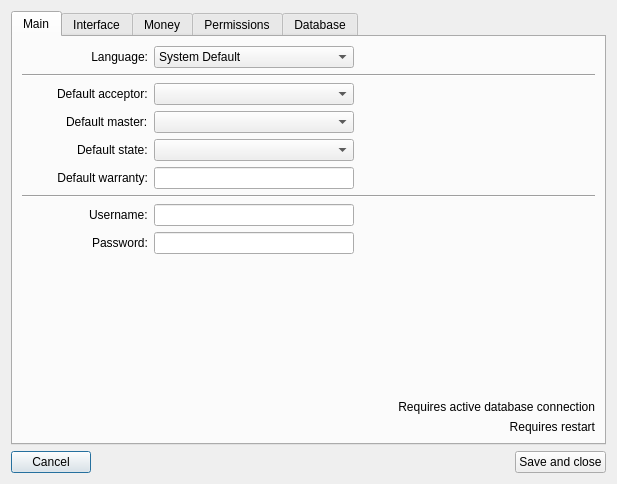
<?xml version="1.0" encoding="UTF-8"?>
<ui version="4.0">
 <class>Settings</class>
 <widget class="QDialog" name="Settings">
  <property name="geometry">
   <rect>
    <x>0</x>
    <y>0</y>
    <width>617</width>
    <height>484</height>
   </rect>
  </property>
  <property name="windowTitle">
   <string>Settings</string>
  </property>
  <property name="windowIcon">
   <iconset resource="Icons.qrc">
    <normaloff>:/icons/icons/database_connect.png</normaloff>:/icons/icons/database_connect.png</iconset>
  </property>
  <layout class="QGridLayout" name="gridLayout_3">
   <item row="0" column="0">
    <widget class="QTabWidget" name="tw">
     <property name="minimumSize">
      <size>
       <width>300</width>
       <height>0</height>
      </size>
     </property>
     <property name="maximumSize">
      <size>
       <width>600</width>
       <height>16777215</height>
      </size>
     </property>
     <property name="currentIndex">
      <number>0</number>
     </property>
     <property name="elideMode">
      <enum>Qt::ElideNone</enum>
     </property>
     <widget class="QWidget" name="main">
      <attribute name="title">
       <string>Main</string>
      </attribute>
      <layout class="QGridLayout" name="gridLayout">
       <item row="3" column="0" alignment="Qt::AlignRight">
        <widget class="QLabel" name="label_25">
         <property name="text">
          <string>Default master:</string>
         </property>
        </widget>
       </item>
       <item row="10" column="0" colspan="3">
        <widget class="QLabel" name="label_26">
         <property name="text">
          <string>Requires active database connection</string>
         </property>
         <property name="alignment">
          <set>Qt::AlignRight|Qt::AlignTrailing|Qt::AlignVCenter</set>
         </property>
        </widget>
       </item>
       <item row="6" column="0" colspan="3">
        <widget class="Line" name="line_2">
         <property name="orientation">
          <enum>Qt::Horizontal</enum>
         </property>
        </widget>
       </item>
       <item row="7" column="0" alignment="Qt::AlignRight">
        <widget class="QLabel" name="label_28">
         <property name="text">
          <string>Username:</string>
         </property>
        </widget>
       </item>
       <item row="7" column="1">
        <widget class="QLineEdit" name="eUsername">
         <property name="maximumSize">
          <size>
           <width>200</width>
           <height>16777215</height>
          </size>
         </property>
        </widget>
       </item>
       <item row="4" column="0" alignment="Qt::AlignRight">
        <widget class="QLabel" name="label_27">
         <property name="text">
          <string>Default state:</string>
         </property>
        </widget>
       </item>
       <item row="8" column="0" alignment="Qt::AlignRight">
        <widget class="QLabel" name="label_29">
         <property name="text">
          <string>Password:</string>
         </property>
        </widget>
       </item>
       <item row="2" column="0" alignment="Qt::AlignRight">
        <widget class="QLabel" name="label_24">
         <property name="text">
          <string>Default acceptor:</string>
         </property>
        </widget>
       </item>
       <item row="2" column="1">
        <widget class="QComboBox" name="eDefAcceptor">
         <property name="maximumSize">
          <size>
           <width>200</width>
           <height>16777215</height>
          </size>
         </property>
        </widget>
       </item>
       <item row="3" column="2">
        <spacer name="horizontalSpacer_5">
         <property name="orientation">
          <enum>Qt::Horizontal</enum>
         </property>
         <property name="sizeHint" stdset="0">
          <size>
           <width>40</width>
           <height>20</height>
          </size>
         </property>
        </spacer>
       </item>
       <item row="0" column="0">
        <widget class="QLabel" name="label_6">
         <property name="sizePolicy">
          <sizepolicy hsizetype="Expanding" vsizetype="Preferred">
           <horstretch>0</horstretch>
           <verstretch>0</verstretch>
          </sizepolicy>
         </property>
         <property name="text">
          <string>Language:</string>
         </property>
         <property name="alignment">
          <set>Qt::AlignRight|Qt::AlignTrailing|Qt::AlignVCenter</set>
         </property>
        </widget>
       </item>
       <item row="3" column="1">
        <widget class="QComboBox" name="eDefMaster">
         <property name="maximumSize">
          <size>
           <width>200</width>
           <height>16777215</height>
          </size>
         </property>
        </widget>
       </item>
       <item row="11" column="0" colspan="3">
        <widget class="QLabel" name="label_22">
         <property name="text">
          <string>Requires restart</string>
         </property>
         <property name="alignment">
          <set>Qt::AlignRight|Qt::AlignTrailing|Qt::AlignVCenter</set>
         </property>
        </widget>
       </item>
       <item row="1" column="0" colspan="3">
        <widget class="Line" name="line">
         <property name="orientation">
          <enum>Qt::Horizontal</enum>
         </property>
        </widget>
       </item>
       <item row="4" column="1">
        <widget class="QComboBox" name="eDefState">
         <property name="maximumSize">
          <size>
           <width>200</width>
           <height>16777215</height>
          </size>
         </property>
        </widget>
       </item>
       <item row="8" column="1">
        <widget class="QLineEdit" name="ePassword">
         <property name="maximumSize">
          <size>
           <width>200</width>
           <height>16777215</height>
          </size>
         </property>
         <property name="frame">
          <bool>true</bool>
         </property>
         <property name="echoMode">
          <enum>QLineEdit::Password</enum>
         </property>
        </widget>
       </item>
       <item row="9" column="1">
        <spacer name="verticalSpacer_2">
         <property name="orientation">
          <enum>Qt::Vertical</enum>
         </property>
         <property name="sizeHint" stdset="0">
          <size>
           <width>310</width>
           <height>2000</height>
          </size>
         </property>
        </spacer>
       </item>
       <item row="0" column="1">
        <widget class="QComboBox" name="language">
         <property name="sizePolicy">
          <sizepolicy hsizetype="Expanding" vsizetype="Fixed">
           <horstretch>0</horstretch>
           <verstretch>0</verstretch>
          </sizepolicy>
         </property>
         <property name="maximumSize">
          <size>
           <width>200</width>
           <height>16777215</height>
          </size>
         </property>
         <item>
          <property name="text">
           <string>System Default</string>
          </property>
         </item>
         <item>
          <property name="text">
           <string>English</string>
          </property>
         </item>
         <item>
          <property name="text">
           <string>Русский</string>
          </property>
         </item>
         <item>
          <property name="text">
           <string>Dutch</string>
          </property>
         </item>
        </widget>
       </item>
       <item row="5" column="0">
        <widget class="QLabel" name="label_40">
         <property name="text">
          <string>Default warranty:</string>
         </property>
         <property name="alignment">
          <set>Qt::AlignRight|Qt::AlignTrailing|Qt::AlignVCenter</set>
         </property>
        </widget>
       </item>
       <item row="5" column="1">
        <widget class="QLineEdit" name="eWarranty">
         <property name="maximumSize">
          <size>
           <width>200</width>
           <height>16777215</height>
          </size>
         </property>
        </widget>
       </item>
      </layout>
     </widget>
     <widget class="QWidget" name="mainwindow">
      <attribute name="title">
       <string>Interface</string>
      </attribute>
      <layout class="QVBoxLayout" name="verticalLayout_2">
       <item>
        <widget class="QGroupBox" name="groupBox">
         <property name="title">
          <string>Orders table</string>
         </property>
         <property name="checkable">
          <bool>false</bool>
         </property>
         <layout class="QGridLayout" name="gridLayout_2">
          <item row="6" column="1" alignment="Qt::AlignHCenter">
           <widget class="QCheckBox" name="cbDefect">
            <property name="text">
             <string/>
            </property>
           </widget>
          </item>
          <item row="2" column="4" alignment="Qt::AlignRight">
           <widget class="QLabel" name="label_38">
            <property name="text">
             <string>Affects all filters?</string>
            </property>
           </widget>
          </item>
          <item row="7" column="2">
           <widget class="QLineEdit" name="wAcceptor">
            <property name="maximumSize">
             <size>
              <width>40</width>
              <height>16777215</height>
             </size>
            </property>
            <property name="text">
             <string>100</string>
            </property>
           </widget>
          </item>
          <item row="7" column="1" alignment="Qt::AlignHCenter">
           <widget class="QCheckBox" name="cbAcceptor">
            <property name="text">
             <string/>
            </property>
           </widget>
          </item>
          <item row="0" column="1">
           <widget class="QLabel" name="label_17">
            <property name="text">
             <string>Visible?</string>
            </property>
           </widget>
          </item>
          <item row="4" column="1" alignment="Qt::AlignHCenter">
           <widget class="QCheckBox" name="cbType">
            <property name="text">
             <string/>
            </property>
            <property name="checked">
             <bool>true</bool>
            </property>
            <property name="tristate">
             <bool>false</bool>
            </property>
           </widget>
          </item>
          <item row="6" column="0" alignment="Qt::AlignRight">
           <widget class="QLabel" name="label_16">
            <property name="text">
             <string>Defect:</string>
            </property>
           </widget>
          </item>
          <item row="3" column="2">
           <widget class="QLineEdit" name="wCustomer">
            <property name="maximumSize">
             <size>
              <width>40</width>
              <height>16777215</height>
             </size>
            </property>
            <property name="text">
             <string>120</string>
            </property>
           </widget>
          </item>
          <item row="1" column="2">
           <widget class="QLineEdit" name="wDate">
            <property name="maximumSize">
             <size>
              <width>40</width>
              <height>16777215</height>
             </size>
            </property>
            <property name="text">
             <string>100</string>
            </property>
           </widget>
          </item>
          <item row="3" column="1" alignment="Qt::AlignHCenter">
           <widget class="QCheckBox" name="cbCustomer">
            <property name="text">
             <string/>
            </property>
           </widget>
          </item>
          <item row="8" column="0" alignment="Qt::AlignRight">
           <widget class="QLabel" name="label_14">
            <property name="text">
             <string>Master:</string>
            </property>
           </widget>
          </item>
          <item row="5" column="2">
           <widget class="QLineEdit" name="wProduct">
            <property name="maximumSize">
             <size>
              <width>40</width>
              <height>16777215</height>
             </size>
            </property>
            <property name="text">
             <string>120</string>
            </property>
           </widget>
          </item>
          <item row="1" column="6">
           <spacer name="horizontalSpacer_4">
            <property name="orientation">
             <enum>Qt::Horizontal</enum>
            </property>
            <property name="sizeHint" stdset="0">
             <size>
              <width>40</width>
              <height>20</height>
             </size>
            </property>
           </spacer>
          </item>
          <item row="9" column="2">
           <widget class="QLineEdit" name="wNotified">
            <property name="maximumSize">
             <size>
              <width>40</width>
              <height>16777215</height>
             </size>
            </property>
            <property name="text">
             <string>50</string>
            </property>
           </widget>
          </item>
          <item row="4" column="0" alignment="Qt::AlignRight">
           <widget class="QLabel" name="label_12">
            <property name="text">
             <string>Type:</string>
            </property>
           </widget>
          </item>
          <item row="4" column="2">
           <widget class="QLineEdit" name="wType">
            <property name="maximumSize">
             <size>
              <width>40</width>
              <height>16777215</height>
             </size>
            </property>
            <property name="text">
             <string>100</string>
            </property>
           </widget>
          </item>
          <item row="1" column="1" alignment="Qt::AlignHCenter">
           <widget class="QCheckBox" name="cbDate">
            <property name="text">
             <string/>
            </property>
            <property name="checked">
             <bool>true</bool>
            </property>
           </widget>
          </item>
          <item row="2" column="2">
           <widget class="QLineEdit" name="wState">
            <property name="maximumSize">
             <size>
              <width>40</width>
              <height>16777215</height>
             </size>
            </property>
            <property name="text">
             <string>210</string>
            </property>
           </widget>
          </item>
          <item row="6" column="2">
           <widget class="QLineEdit" name="wDefect">
            <property name="maximumSize">
             <size>
              <width>40</width>
              <height>16777215</height>
             </size>
            </property>
            <property name="text">
             <string>200</string>
            </property>
           </widget>
          </item>
          <item row="5" column="0" alignment="Qt::AlignRight">
           <widget class="QLabel" name="label_13">
            <property name="text">
             <string>Product:</string>
            </property>
           </widget>
          </item>
          <item row="10" column="2">
           <spacer name="verticalSpacer_4">
            <property name="orientation">
             <enum>Qt::Vertical</enum>
            </property>
            <property name="sizeHint" stdset="0">
             <size>
              <width>20</width>
              <height>40</height>
             </size>
            </property>
           </spacer>
          </item>
          <item row="0" column="3" rowspan="12">
           <widget class="Line" name="line_4">
            <property name="orientation">
             <enum>Qt::Vertical</enum>
            </property>
           </widget>
          </item>
          <item row="8" column="2">
           <widget class="QLineEdit" name="wMaster">
            <property name="maximumSize">
             <size>
              <width>40</width>
              <height>16777215</height>
             </size>
            </property>
            <property name="text">
             <string>100</string>
            </property>
           </widget>
          </item>
          <item row="2" column="5">
           <widget class="QCheckBox" name="cbAffectFilters">
            <property name="text">
             <string/>
            </property>
           </widget>
          </item>
          <item row="1" column="5">
           <widget class="QLineEdit" name="eLimitOrders">
            <property name="minimumSize">
             <size>
              <width>50</width>
              <height>0</height>
             </size>
            </property>
            <property name="maximumSize">
             <size>
              <width>120</width>
              <height>16777215</height>
             </size>
            </property>
            <property name="text">
             <string>0</string>
            </property>
           </widget>
          </item>
          <item row="0" column="2">
           <widget class="QLabel" name="label_18">
            <property name="text">
             <string>Width:</string>
            </property>
           </widget>
          </item>
          <item row="9" column="0" alignment="Qt::AlignRight">
           <widget class="QLabel" name="label_19">
            <property name="text">
             <string>Notified:</string>
            </property>
           </widget>
          </item>
          <item row="7" column="0" alignment="Qt::AlignRight">
           <widget class="QLabel" name="label_15">
            <property name="text">
             <string>Acceptor:</string>
            </property>
           </widget>
          </item>
          <item row="9" column="1" alignment="Qt::AlignHCenter">
           <widget class="QCheckBox" name="cbNotified">
            <property name="text">
             <string/>
            </property>
            <property name="checked">
             <bool>true</bool>
            </property>
           </widget>
          </item>
          <item row="3" column="0" alignment="Qt::AlignRight">
           <widget class="QLabel" name="label_11">
            <property name="text">
             <string>Customer:</string>
            </property>
           </widget>
          </item>
          <item row="8" column="1" alignment="Qt::AlignHCenter">
           <widget class="QCheckBox" name="cbMaster">
            <property name="text">
             <string/>
            </property>
            <property name="checked">
             <bool>true</bool>
            </property>
           </widget>
          </item>
          <item row="2" column="1" alignment="Qt::AlignHCenter">
           <widget class="QCheckBox" name="cbState">
            <property name="text">
             <string/>
            </property>
            <property name="checked">
             <bool>true</bool>
            </property>
           </widget>
          </item>
          <item row="2" column="0" alignment="Qt::AlignRight">
           <widget class="QLabel" name="label_10">
            <property name="text">
             <string>State:</string>
            </property>
           </widget>
          </item>
          <item row="5" column="1" alignment="Qt::AlignHCenter">
           <widget class="QCheckBox" name="cbProduct">
            <property name="text">
             <string/>
            </property>
            <property name="checked">
             <bool>true</bool>
            </property>
           </widget>
          </item>
          <item row="1" column="4" alignment="Qt::AlignRight">
           <widget class="QLabel" name="label_37">
            <property name="text">
             <string>Show orders from #</string>
            </property>
           </widget>
          </item>
          <item row="1" column="0" alignment="Qt::AlignRight">
           <widget class="QLabel" name="label_9">
            <property name="text">
             <string>Date:</string>
            </property>
           </widget>
          </item>
          <item row="11" column="0" colspan="3">
           <widget class="QLabel" name="label_39">
            <property name="text">
             <string>Requires restart</string>
            </property>
            <property name="alignment">
             <set>Qt::AlignRight|Qt::AlignTrailing|Qt::AlignVCenter</set>
            </property>
           </widget>
          </item>
          <item row="3" column="4" colspan="3">
           <widget class="QLabel" name="label_21">
            <property name="text">
             <string>Requires reconnect</string>
            </property>
            <property name="alignment">
             <set>Qt::AlignRight|Qt::AlignTrailing|Qt::AlignVCenter</set>
            </property>
           </widget>
          </item>
         </layout>
        </widget>
       </item>
      </layout>
     </widget>
     <widget class="QWidget" name="money">
      <attribute name="title">
       <string>Money</string>
      </attribute>
      <layout class="QFormLayout" name="formLayout_3">
       <item row="0" column="0">
        <widget class="QLabel" name="label_7">
         <property name="text">
          <string>Percentage of master:</string>
         </property>
        </widget>
       </item>
       <item row="0" column="1">
        <layout class="QHBoxLayout" name="horizontalLayout_3">
         <item>
          <widget class="QLineEdit" name="prmast">
           <property name="maximumSize">
            <size>
             <width>33</width>
             <height>23</height>
            </size>
           </property>
           <property name="text">
            <string/>
           </property>
          </widget>
         </item>
         <item>
          <spacer name="horizontalSpacer_2">
           <property name="orientation">
            <enum>Qt::Horizontal</enum>
           </property>
           <property name="sizeHint" stdset="0">
            <size>
             <width>40</width>
             <height>20</height>
            </size>
           </property>
          </spacer>
         </item>
        </layout>
       </item>
       <item row="1" column="0">
        <widget class="QLabel" name="label_8">
         <property name="text">
          <string>Percentage of acceptor:</string>
         </property>
        </widget>
       </item>
       <item row="1" column="1">
        <layout class="QHBoxLayout" name="horizontalLayout_4">
         <item>
          <widget class="QLineEdit" name="pracc">
           <property name="maximumSize">
            <size>
             <width>33</width>
             <height>23</height>
            </size>
           </property>
           <property name="text">
            <string/>
           </property>
          </widget>
         </item>
         <item>
          <spacer name="horizontalSpacer_3">
           <property name="orientation">
            <enum>Qt::Horizontal</enum>
           </property>
           <property name="sizeHint" stdset="0">
            <size>
             <width>40</width>
             <height>20</height>
            </size>
           </property>
          </spacer>
         </item>
        </layout>
       </item>
       <item row="2" column="1">
        <spacer name="verticalSpacer_3">
         <property name="orientation">
          <enum>Qt::Vertical</enum>
         </property>
         <property name="sizeType">
          <enum>QSizePolicy::Maximum</enum>
         </property>
         <property name="sizeHint" stdset="0">
          <size>
           <width>207</width>
           <height>2000</height>
          </size>
         </property>
        </spacer>
       </item>
       <item row="3" column="0" colspan="2">
        <widget class="QLabel" name="label_20">
         <property name="text">
          <string>Requires active database connection</string>
         </property>
         <property name="alignment">
          <set>Qt::AlignRight|Qt::AlignTrailing|Qt::AlignVCenter</set>
         </property>
        </widget>
       </item>
      </layout>
     </widget>
     <widget class="QWidget" name="permissions">
      <attribute name="title">
       <string>Permissions</string>
      </attribute>
      <layout class="QFormLayout" name="formLayout_2">
       <item row="0" column="0">
        <widget class="QGroupBox" name="groupBox_2">
         <property name="title">
          <string>Role permissions</string>
         </property>
         <layout class="QVBoxLayout" name="verticalLayout_3">
          <item>
           <widget class="QCheckBox" name="cbMEdWorks">
            <property name="text">
             <string>Master can edit works</string>
            </property>
            <property name="checked">
             <bool>true</bool>
            </property>
           </widget>
          </item>
          <item>
           <widget class="QCheckBox" name="cbMEdSpares">
            <property name="text">
             <string>Master can edit spares</string>
            </property>
            <property name="checked">
             <bool>true</bool>
            </property>
           </widget>
          </item>
          <item>
           <widget class="Line" name="line_3">
            <property name="orientation">
             <enum>Qt::Horizontal</enum>
            </property>
           </widget>
          </item>
          <item>
           <widget class="QCheckBox" name="cbAEdWorks">
            <property name="text">
             <string>Acceptor can edit works</string>
            </property>
            <property name="checked">
             <bool>true</bool>
            </property>
           </widget>
          </item>
          <item>
           <widget class="QCheckBox" name="cbAEdSpares">
            <property name="text">
             <string>Acceptor can edit spares</string>
            </property>
            <property name="checked">
             <bool>true</bool>
            </property>
           </widget>
          </item>
          <item>
           <widget class="QCheckBox" name="cbAEdDiag">
            <property name="text">
             <string>Acceptor can edit diagnostics</string>
            </property>
            <property name="checked">
             <bool>true</bool>
            </property>
           </widget>
          </item>
          <item>
           <spacer name="verticalSpacer_6">
            <property name="orientation">
             <enum>Qt::Vertical</enum>
            </property>
            <property name="sizeHint" stdset="0">
             <size>
              <width>20</width>
              <height>40</height>
             </size>
            </property>
           </spacer>
          </item>
         </layout>
        </widget>
       </item>
       <item row="0" column="1">
        <widget class="QGroupBox" name="groupBox_3">
         <property name="title">
          <string>Mandatory fields</string>
         </property>
         <layout class="QVBoxLayout" name="verticalLayout">
          <item>
           <widget class="QCheckBox" name="cbProductTypeM">
            <property name="text">
             <string>Product type</string>
            </property>
           </widget>
          </item>
          <item>
           <widget class="QCheckBox" name="cbProductM">
            <property name="text">
             <string>Product</string>
            </property>
            <property name="checked">
             <bool>false</bool>
            </property>
           </widget>
          </item>
          <item>
           <widget class="QCheckBox" name="cbSerialM">
            <property name="text">
             <string>Serial</string>
            </property>
           </widget>
          </item>
          <item>
           <widget class="QCheckBox" name="cbDefectM">
            <property name="text">
             <string>Defect</string>
            </property>
            <property name="checked">
             <bool>false</bool>
            </property>
           </widget>
          </item>
          <item>
           <widget class="QCheckBox" name="cbConditionM">
            <property name="text">
             <string>Condition</string>
            </property>
           </widget>
          </item>
          <item>
           <widget class="QCheckBox" name="cbCompletenessM">
            <property name="text">
             <string>Completeness</string>
            </property>
           </widget>
          </item>
          <item>
           <widget class="QCheckBox" name="cbCustomerM">
            <property name="text">
             <string>Customer</string>
            </property>
           </widget>
          </item>
          <item>
           <widget class="QCheckBox" name="cbPhoneM">
            <property name="text">
             <string>Phone</string>
            </property>
           </widget>
          </item>
          <item>
           <spacer name="verticalSpacer_7">
            <property name="orientation">
             <enum>Qt::Vertical</enum>
            </property>
            <property name="sizeHint" stdset="0">
             <size>
              <width>20</width>
              <height>40</height>
             </size>
            </property>
           </spacer>
          </item>
         </layout>
        </widget>
       </item>
       <item row="2" column="1">
        <widget class="QLabel" name="label_35">
         <property name="text">
          <string>Requires active database connection</string>
         </property>
         <property name="alignment">
          <set>Qt::AlignRight|Qt::AlignTrailing|Qt::AlignVCenter</set>
         </property>
        </widget>
       </item>
       <item row="3" column="1">
        <widget class="QLabel" name="label_36">
         <property name="text">
          <string>Requires restart</string>
         </property>
         <property name="alignment">
          <set>Qt::AlignRight|Qt::AlignTrailing|Qt::AlignVCenter</set>
         </property>
        </widget>
       </item>
       <item row="1" column="1">
        <spacer name="verticalSpacer_5">
         <property name="orientation">
          <enum>Qt::Vertical</enum>
         </property>
         <property name="sizeType">
          <enum>QSizePolicy::Maximum</enum>
         </property>
         <property name="sizeHint" stdset="0">
          <size>
           <width>20</width>
           <height>200</height>
          </size>
         </property>
        </spacer>
       </item>
      </layout>
     </widget>
     <widget class="QWidget" name="database">
      <attribute name="title">
       <string>Database</string>
      </attribute>
      <layout class="QFormLayout" name="formLayout">
       <property name="fieldGrowthPolicy">
        <enum>QFormLayout::AllNonFixedFieldsGrow</enum>
       </property>
       <property name="labelAlignment">
        <set>Qt::AlignRight|Qt::AlignTrailing|Qt::AlignVCenter</set>
       </property>
       <item row="0" column="0">
        <widget class="QLabel" name="label">
         <property name="text">
          <string>MYSQL server:</string>
         </property>
        </widget>
       </item>
       <item row="0" column="1">
        <widget class="QLineEdit" name="server">
         <property name="maximumSize">
          <size>
           <width>200</width>
           <height>16777215</height>
          </size>
         </property>
         <property name="inputMask">
          <string/>
         </property>
         <property name="text">
          <string>localhost</string>
         </property>
        </widget>
       </item>
       <item row="1" column="0">
        <widget class="QLabel" name="label_2">
         <property name="text">
          <string>Port:</string>
         </property>
        </widget>
       </item>
       <item row="1" column="1">
        <widget class="QLineEdit" name="port">
         <property name="maximumSize">
          <size>
           <width>200</width>
           <height>16777215</height>
          </size>
         </property>
         <property name="text">
          <string>3306</string>
         </property>
        </widget>
       </item>
       <item row="2" column="0">
        <widget class="QLabel" name="label_3">
         <property name="text">
          <string>Database name:</string>
         </property>
        </widget>
       </item>
       <item row="2" column="1">
        <widget class="QLineEdit" name="dbname">
         <property name="maximumSize">
          <size>
           <width>200</width>
           <height>16777215</height>
          </size>
         </property>
         <property name="text">
          <string>repaircenter</string>
         </property>
        </widget>
       </item>
       <item row="3" column="0">
        <widget class="QLabel" name="label_4">
         <property name="text">
          <string>User name:</string>
         </property>
        </widget>
       </item>
       <item row="3" column="1">
        <widget class="QLineEdit" name="username">
         <property name="maximumSize">
          <size>
           <width>200</width>
           <height>16777215</height>
          </size>
         </property>
         <property name="text">
          <string>root</string>
         </property>
        </widget>
       </item>
       <item row="4" column="0">
        <widget class="QLabel" name="label_5">
         <property name="text">
          <string>Password:</string>
         </property>
        </widget>
       </item>
       <item row="4" column="1">
        <widget class="QLineEdit" name="password">
         <property name="maximumSize">
          <size>
           <width>200</width>
           <height>16777215</height>
          </size>
         </property>
         <property name="text">
          <string/>
         </property>
         <property name="echoMode">
          <enum>QLineEdit::Password</enum>
         </property>
        </widget>
       </item>
       <item row="5" column="1">
        <spacer name="verticalSpacer">
         <property name="orientation">
          <enum>Qt::Vertical</enum>
         </property>
         <property name="sizeHint" stdset="0">
          <size>
           <width>20</width>
           <height>2000</height>
          </size>
         </property>
        </spacer>
       </item>
       <item row="6" column="0" colspan="2">
        <widget class="QLabel" name="label_23">
         <property name="text">
          <string>Requires restart</string>
         </property>
         <property name="alignment">
          <set>Qt::AlignRight|Qt::AlignTrailing|Qt::AlignVCenter</set>
         </property>
        </widget>
       </item>
      </layout>
     </widget>
    </widget>
   </item>
   <item row="1" column="0">
    <layout class="QHBoxLayout" name="horizontalLayout">
     <item>
      <widget class="QPushButton" name="cancel">
       <property name="text">
        <string>Cancel</string>
       </property>
       <property name="icon">
        <iconset>
         <normalon>:/icons/icons/door_out.png</normalon>
        </iconset>
       </property>
      </widget>
     </item>
     <item>
      <spacer name="horizontalSpacer">
       <property name="orientation">
        <enum>Qt::Horizontal</enum>
       </property>
       <property name="sizeHint" stdset="0">
        <size>
         <width>40</width>
         <height>20</height>
        </size>
       </property>
      </spacer>
     </item>
     <item>
      <widget class="QPushButton" name="save">
       <property name="text">
        <string>Save and close</string>
       </property>
       <property name="icon">
        <iconset>
         <normalon>:/icons/icons/database_save.png</normalon>
        </iconset>
       </property>
      </widget>
     </item>
    </layout>
   </item>
  </layout>
 </widget>
 <tabstops>
  <tabstop>tw</tabstop>
  <tabstop>language</tabstop>
  <tabstop>eDefAcceptor</tabstop>
  <tabstop>eDefMaster</tabstop>
  <tabstop>eDefState</tabstop>
  <tabstop>eUsername</tabstop>
  <tabstop>ePassword</tabstop>
  <tabstop>save</tabstop>
  <tabstop>cancel</tabstop>
  <tabstop>cbDate</tabstop>
  <tabstop>wDate</tabstop>
  <tabstop>cbState</tabstop>
  <tabstop>wState</tabstop>
  <tabstop>cbCustomer</tabstop>
  <tabstop>wCustomer</tabstop>
  <tabstop>cbType</tabstop>
  <tabstop>wType</tabstop>
  <tabstop>cbProduct</tabstop>
  <tabstop>wProduct</tabstop>
  <tabstop>cbDefect</tabstop>
  <tabstop>wDefect</tabstop>
  <tabstop>cbAcceptor</tabstop>
  <tabstop>wAcceptor</tabstop>
  <tabstop>cbMaster</tabstop>
  <tabstop>wMaster</tabstop>
  <tabstop>cbNotified</tabstop>
  <tabstop>wNotified</tabstop>
  <tabstop>prmast</tabstop>
  <tabstop>pracc</tabstop>
  <tabstop>cbMEdWorks</tabstop>
  <tabstop>cbMEdSpares</tabstop>
  <tabstop>server</tabstop>
  <tabstop>port</tabstop>
  <tabstop>dbname</tabstop>
  <tabstop>username</tabstop>
  <tabstop>password</tabstop>
 </tabstops>
 <resources>
  <include location="Icons.qrc"/>
 </resources>
 <connections/>
</ui>
